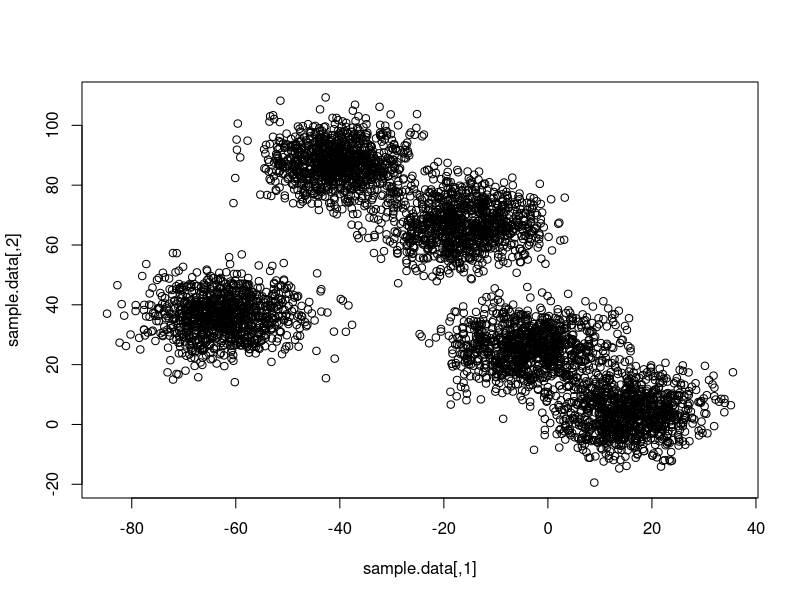
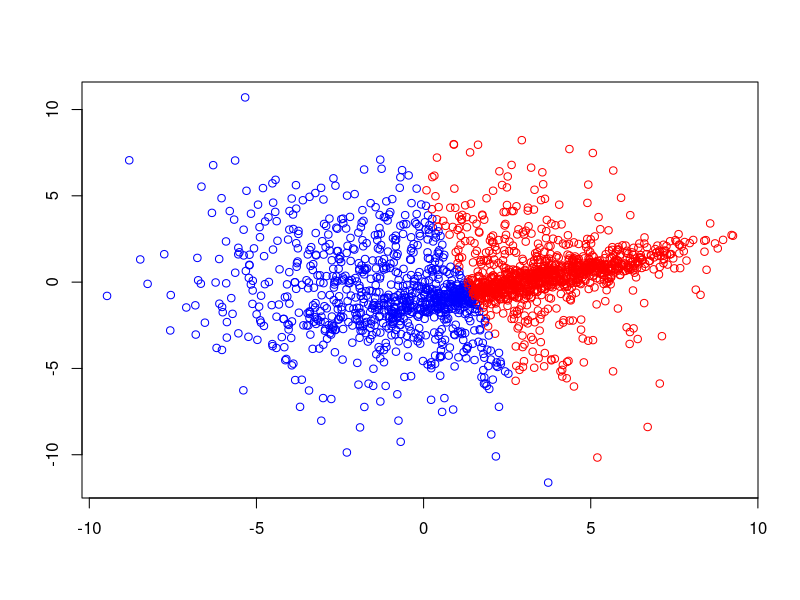
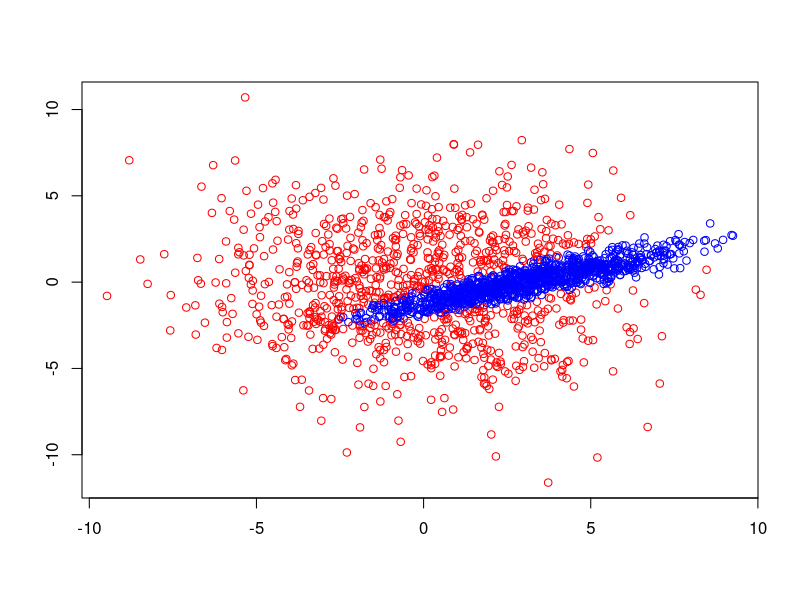

Reproduce these figures in R, in order.
## EM algorithm implementation
## Joshua Moller-Mara
require(MASS)
require(mvtnorm)

## Probability of each cluster for each point
E.step <- function(X, phi, N) {
  h <-
    with(phi, do.call(cbind,
                      lapply(1:N, function(i)
                        dmvnorm(X, mu[[i]], sig[[i]]))))
  h/rowSums(h)                       #Normalize
}

## Given the probability of each cluster for each point, we try to
## find the values of mu, sigma, and alpha that maximize the likelihood
M.step <- function(X, h, N) {
  covs <- lapply(1:N, function(i) cov.wt(X, h[,i]))
  mu <- lapply(covs, "[[", "center")
  sig <- lapply(covs, "[[", "cov")
  alpha <- colMeans(h)
  list(mu = mu, sig = sig, alpha = alpha)
}

## log.likelihood
## Given points and parameters, how well does our model fit?
## This also gives us a terminating condition for the EM algorithm.
## We stop if we don't improve all that much.
## This is also used for AIC for model selection (choosing a value of k)
log.like <- function(X, phi, N) {
  probs <- 
    with(phi, do.call(cbind,lapply(1:N, function(i)
                        alpha[i] * dmvnorm(X, mu[[i]], sig[[i]]))))
  sum(log(rowSums(probs)))
}




## Terminate if log.like @ (t-1) - log.like @ (t) is below a threshold

## Here we actually run EM.
## X is our data set
## N is the number of points
## This EM algorithm implementation should be able to handle values of X with any dimension.
## However, it only can plot 2D data.
run.em <- function(X, N, sleep = 0.5, max.iter = 30, save=FALSE) {
  covs <- replicate(N, list(cov.wt(X[sample(nrow(X), 30),])))
  mu <- lapply(covs, "[[", "center")
  sig <- lapply(covs, "[[", "cov")
  alpha <- rep(1/N, N)
  phi <<- list(mu = mu, sig = sig, alpha = alpha)
  
  for(i in 1:max.iter) {
    oldphi <- phi
    h <<- E.step(X, phi, N)
    phi <<- M.step(X, h, N)
    
    if((log.like(X, phi, N) - log.like(X, oldphi, N)) < 0.01)
      break
  }
  return(list(phi = phi, aic = 2*3*N - log.like(X, phi, N)))
}


##
## Example clustering
## 

sample.data <- 
  do.call(rbind, replicate(sample(5,1), list(rmvnorm(n=1000, rnorm(2, sd=30), diag(rgamma(2, 50))))))

plot(sample.data)


##
## Same as above, but fit values of k multiple times
## 
(aics <- sapply(1:10, function(i) min(replicate(5, run.em(sample.data, i, sleep=0)$aic))))
which.min(aics)
N = nrow(sample.data)













##
## Example used in the blog
## 

two.cluster.data <- 
  rbind(rmvnorm(n=1000, mean=c(0,0), diag(2)*10),
        rmvnorm(n=1000, mean=c(3,0), matrix(c(5,2,2,1),2,2)))

run.em(two.cluster.data, 2, sleep=0, max.iter=100)

## Try a k-means clustering
## color it
km <- kmeans(two.cluster.data, 2, iter.max = 30)
plot(two.cluster.data, ylab="", xlab="", col = c("red", "blue")[km$cluster])

## Try EM mixture model clustering
## and color it
em.output <- run.em(two.cluster.data, 2, sleep=0, max.iter=100)
ecolor <- apply(E.step(two.cluster.data, em.output$phi, 2), 1, which.max)
plot(two.cluster.data, ylab="", xlab="", col = c("red", "blue")[ecolor])